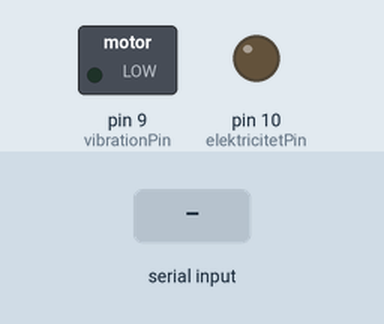
Simulated run of this sketch. Board: Arduino Uno, built with avr-gcc and run on an emulated ATmega328P. On the bench: switched loads named in the sketch (green lamp = pin HIGH), output pins drawn as LEDs (lit = HIGH). The inputs (shaded band) are chosen by the test bench. Random numbers use the default seed unless the sketch sets one; what the sketch prints to the serial monitor is not drawn.

Above: at 1.0 s.
1.1 s: "1" received over Serial
At 10.3 s:
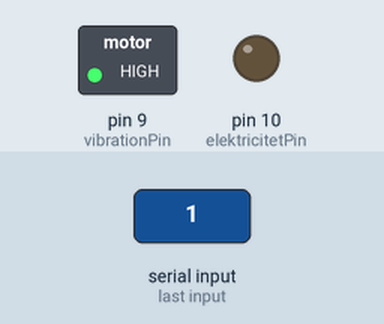
At 11.8 s:
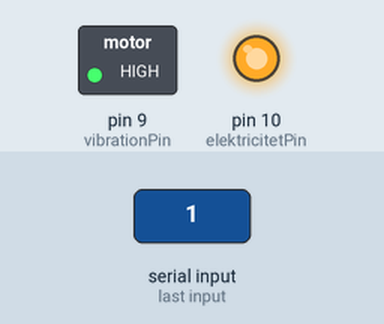
Timing chart, 0 to 12.7 s (numbered marks = the images above; inputs shaded):
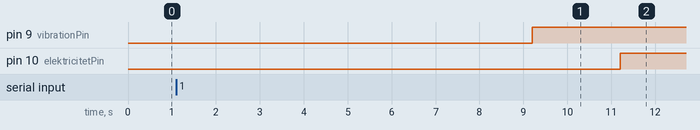

Measured:
- after the input at 1.1 s, pin 9 (vibrationPin): LOW → HIGH after 8.1 s; pin 10 (elektricitetPin): LOW → HIGH after 10.1 s

The sketch:

sketch_jul19a.ino
```cpp
// Pavlovian Conditioning Protocol
// Exp3a Hennessey et al. (1979) - Classical conditioning in paramecia

static const char spinner[] = "-\\|/";  // Array of ASCII spinning characters
static int spinnerIndex = 0;  // Current index of the spinner character

unsigned long startTime_CS = 0;
unsigned long startTime_US = 0;
unsigned long currentTime = 0;
unsigned long vibrationStart = 0;

int ITI[] = {8, 12, 16, 20, 24, 28, 32};
int numITIValues = sizeof(ITI) / sizeof(ITI[0]); // Number of ITI values in the array

const int vibrationPin = 9;
const int elektricitetPin = 10;

int interTrialInterval_CS = 16000;  // 16 seconds between trials
int interTrialInterval_US = 16000;  // 16 seconds between trials

const int vibrationDuration = 4000;  // 4 seconds of vibration
const int unconditionedStimulusDuration = 2000;  // 2 seconds of unconditioned stimulus (US)
const int remainingITI = 3000;  // Time from US offset to conditioned stimulus (CS) onset to ensure constant ITI

const int numberOfTrials = 14;
int currentTrial_CS = 0;
int currentTrial_US = 0;

bool isTrialStarted = false;
bool isUSActivated = false;
bool isVibrationActivated = false;

void printEvent(const char* eventName) {
  Serial.print(currentTime);
  Serial.print("\t");
  Serial.print(eventName);
  Serial.print("\t");
  Serial.println(currentTrial_CS);
}

void activateVibration() {
  if (!isVibrationActivated) {
    printEvent("CS On");
    isVibrationActivated = true;
    digitalWrite(vibrationPin, HIGH);
    vibrationStart = millis();
  }
}

void activateUS() {
  if (!isUSActivated) {
    isUSActivated = true;
    printEvent("US On");
    digitalWrite(elektricitetPin, HIGH);
  }
}

void endVibration() {
  if (isVibrationActivated) {
    isVibrationActivated = false;
    printEvent("CS Off");
    digitalWrite(vibrationPin, LOW);
    int randomIndex = random(numITIValues); // Generate a random index for ITI array
    interTrialInterval_CS = ITI[randomIndex] * 1000; // Convert to milliseconds
    startTime_CS = currentTime;
    currentTrial_CS++;
  }
}

void endUS() {
  if (isUSActivated) {
    isUSActivated = false;
    printEvent("US Off");
    digitalWrite(elektricitetPin, LOW);
  }
}

void setup() {
  Serial.begin(9600);
  Serial.println();
  Serial.println("Please send a character to start the sketch");

  // Wait for input before starting the sketch
  while (Serial.available() == 0) {
    Serial.print(spinner[spinnerIndex]);  // Print the spinner character
    spinnerIndex = (spinnerIndex + 1) % sizeof(spinner);  // Update the spinner index
    delay(100);  // Delay between each spinner character update
  }

  // Empty the read buffer
  while (Serial.available() > 0) {
    Serial.read();
  }

  //set random seed
  randomSeed(analogRead(A0));

  int randomIndex = random(numITIValues); // Generate a random index for ITI array
  interTrialInterval_CS = ITI[randomIndex] * 1000; // Convert to milliseconds
  randomIndex = random(numITIValues); // Generate a random index for ITI array
  interTrialInterval_US = ITI[randomIndex] * 1000; // Convert to milliseconds

  pinMode(vibrationPin, OUTPUT);
  pinMode(elektricitetPin, OUTPUT);
  Serial.println("");
  Serial.print("Time");
  Serial.print("\t");
  Serial.print("Event");
  Serial.print("\t");
  Serial.println("Trial");
  startTime_CS = millis();
  startTime_US = millis();
  currentTime = millis();
  printEvent("Start");
}

void loop() {
  currentTime = millis();

  //Trial triggering event for CS
  if (currentTrial_CS < numberOfTrials) {

    if (currentTime > (startTime_CS + interTrialInterval_CS)) {
      activateVibration();
    }
    if (currentTime > (startTime_CS + interTrialInterval_CS+unconditionedStimulusDuration )){
      activateUS() ;
    }


    if (currentTime > (startTime_CS + interTrialInterval_CS + vibrationDuration)) {
      endUS();
      endVibration();
    }

  }


}
```
